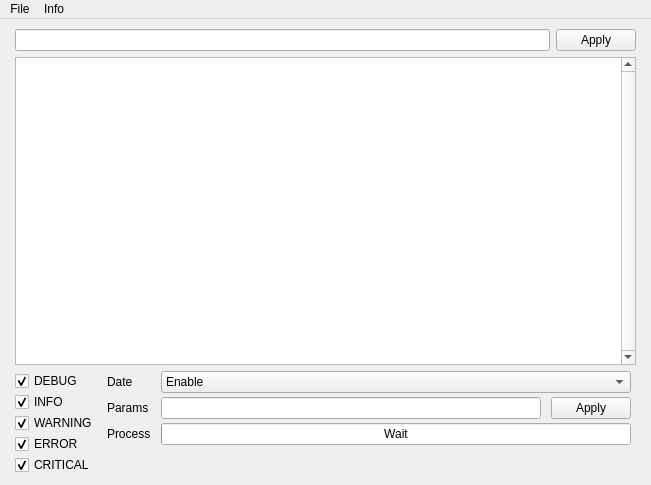
<?xml version="1.0" encoding="UTF-8"?>
<ui version="4.0">
 <class>MainWindow</class>
 <widget class="QMainWindow" name="MainWindow">
  <property name="geometry">
   <rect>
    <x>0</x>
    <y>0</y>
    <width>651</width>
    <height>485</height>
   </rect>
  </property>
  <property name="windowTitle">
   <string>LogReader</string>
  </property>
  <property name="locale">
   <locale language="English" country="UnitedStates"/>
  </property>
  <widget class="QWidget" name="centralwidget">
   <layout class="QGridLayout" name="gridLayout">
    <property name="leftMargin">
     <number>15</number>
    </property>
    <property name="topMargin">
     <number>10</number>
    </property>
    <property name="rightMargin">
     <number>15</number>
    </property>
    <property name="bottomMargin">
     <number>10</number>
    </property>
    <item row="0" column="0">
     <layout class="QHBoxLayout" name="horizontalLayout_2">
      <item>
       <widget class="QLineEdit" name="reLine">
        <property name="text">
         <string/>
        </property>
       </widget>
      </item>
      <item>
       <widget class="QPushButton" name="reApplyBtn">
        <property name="text">
         <string>Apply</string>
        </property>
       </widget>
      </item>
     </layout>
    </item>
    <item row="2" column="0">
     <layout class="QHBoxLayout" name="horizontalLayout">
      <property name="spacing">
       <number>4</number>
      </property>
      <item>
       <layout class="QVBoxLayout" name="verticalLayout">
        <property name="spacing">
         <number>1</number>
        </property>
        <item>
         <widget class="QCheckBox" name="boxDEBUG">
          <property name="text">
           <string>DEBUG</string>
          </property>
          <property name="checked">
           <bool>true</bool>
          </property>
         </widget>
        </item>
        <item>
         <widget class="QCheckBox" name="boxINFO">
          <property name="text">
           <string>INFO</string>
          </property>
          <property name="checked">
           <bool>true</bool>
          </property>
         </widget>
        </item>
        <item>
         <widget class="QCheckBox" name="boxWARNING">
          <property name="text">
           <string>WARNING</string>
          </property>
          <property name="checked">
           <bool>true</bool>
          </property>
         </widget>
        </item>
        <item>
         <widget class="QCheckBox" name="boxERROR">
          <property name="text">
           <string>ERROR</string>
          </property>
          <property name="checked">
           <bool>true</bool>
          </property>
         </widget>
        </item>
        <item>
         <widget class="QCheckBox" name="boxCRITICAL">
          <property name="text">
           <string>CRITICAL</string>
          </property>
          <property name="checked">
           <bool>true</bool>
          </property>
         </widget>
        </item>
       </layout>
      </item>
      <item>
       <layout class="QFormLayout" name="formLayout">
        <property name="horizontalSpacing">
         <number>10</number>
        </property>
        <property name="verticalSpacing">
         <number>4</number>
        </property>
        <property name="leftMargin">
         <number>5</number>
        </property>
        <property name="topMargin">
         <number>0</number>
        </property>
        <property name="rightMargin">
         <number>5</number>
        </property>
        <property name="bottomMargin">
         <number>5</number>
        </property>
        <item row="0" column="0">
         <widget class="QLabel" name="label">
          <property name="text">
           <string>Date</string>
          </property>
         </widget>
        </item>
        <item row="0" column="1">
         <widget class="QComboBox" name="dfBox">
          <item>
           <property name="text">
            <string>Enable</string>
           </property>
          </item>
          <item>
           <property name="text">
            <string>Date</string>
           </property>
          </item>
          <item>
           <property name="text">
            <string>Time</string>
           </property>
          </item>
          <item>
           <property name="text">
            <string>Difference</string>
           </property>
          </item>
         </widget>
        </item>
        <item row="1" column="0">
         <widget class="QLabel" name="label_2">
          <property name="text">
           <string>Params</string>
          </property>
         </widget>
        </item>
        <item row="1" column="1">
         <layout class="QHBoxLayout" name="horizontalLayout_5">
          <property name="spacing">
           <number>10</number>
          </property>
          <item>
           <widget class="QLineEdit" name="paramsList"/>
          </item>
          <item>
           <widget class="QPushButton" name="parApplyBtn">
            <property name="text">
             <string>Apply</string>
            </property>
           </widget>
          </item>
         </layout>
        </item>
        <item row="2" column="1">
         <widget class="QProgressBar" name="Loading">
          <property name="enabled">
           <bool>true</bool>
          </property>
          <property name="sizePolicy">
           <sizepolicy hsizetype="Expanding" vsizetype="Fixed">
            <horstretch>0</horstretch>
            <verstretch>0</verstretch>
           </sizepolicy>
          </property>
          <property name="autoFillBackground">
           <bool>false</bool>
          </property>
          <property name="value">
           <number>0</number>
          </property>
          <property name="textVisible">
           <bool>true</bool>
          </property>
          <property name="format">
           <string>Wait</string>
          </property>
         </widget>
        </item>
        <item row="2" column="0">
         <widget class="QLabel" name="LoadingLabel">
          <property name="text">
           <string>Process</string>
          </property>
         </widget>
        </item>
       </layout>
      </item>
     </layout>
    </item>
    <item row="1" column="0">
     <widget class="QTableView" name="tableView">
      <property name="autoFillBackground">
       <bool>false</bool>
      </property>
      <property name="verticalScrollBarPolicy">
       <enum>Qt::ScrollBarAlwaysOn</enum>
      </property>
      <property name="editTriggers">
       <set>QAbstractItemView::AnyKeyPressed</set>
      </property>
      <property name="showDropIndicator" stdset="0">
       <bool>false</bool>
      </property>
      <property name="alternatingRowColors">
       <bool>true</bool>
      </property>
      <attribute name="horizontalHeaderShowSortIndicator" stdset="0">
       <bool>true</bool>
      </attribute>
      <attribute name="horizontalHeaderStretchLastSection">
       <bool>true</bool>
      </attribute>
     </widget>
    </item>
   </layout>
  </widget>
  <widget class="QMenuBar" name="menubar">
   <property name="geometry">
    <rect>
     <x>0</x>
     <y>0</y>
     <width>651</width>
     <height>20</height>
    </rect>
   </property>
   <widget class="QMenu" name="menuFile">
    <property name="title">
     <string>File</string>
    </property>
    <addaction name="actionOpen"/>
    <addaction name="actionExit"/>
   </widget>
   <widget class="QMenu" name="menuHelp">
    <property name="title">
     <string>Info</string>
    </property>
    <addaction name="actionHelp"/>
   </widget>
   <addaction name="menuFile"/>
   <addaction name="menuHelp"/>
  </widget>
  <action name="actionOpen">
   <property name="text">
    <string>Open</string>
   </property>
   <property name="shortcut">
    <string>Ctrl+O</string>
   </property>
  </action>
  <action name="actionExit">
   <property name="text">
    <string>Exit</string>
   </property>
   <property name="shortcut">
    <string>Ctrl+Q</string>
   </property>
  </action>
  <action name="actionHelp">
   <property name="text">
    <string>Help</string>
   </property>
  </action>
 </widget>
 <resources/>
 <connections/>
</ui>
